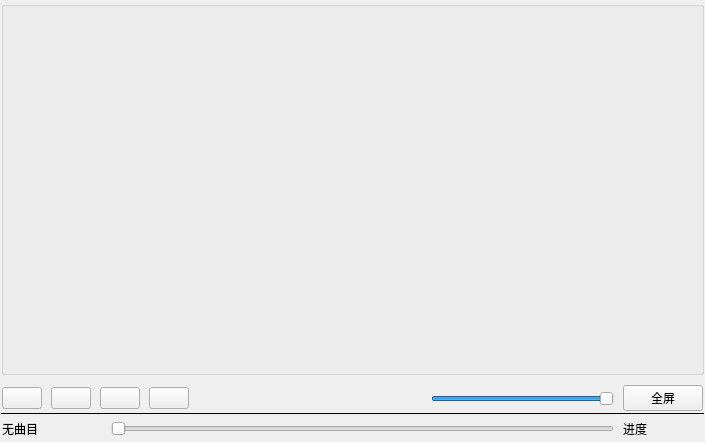
<?xml version="1.0" encoding="UTF-8"?>
<ui version="4.0">
 <class>MainWindow</class>
 <widget class="QMainWindow" name="MainWindow">
  <property name="geometry">
   <rect>
    <x>0</x>
    <y>0</y>
    <width>705</width>
    <height>442</height>
   </rect>
  </property>
  <property name="windowTitle">
   <string>视频播放器</string>
  </property>
  <widget class="QWidget" name="centralWidget">
   <layout class="QVBoxLayout" name="verticalLayout_2">
    <property name="spacing">
     <number>1</number>
    </property>
    <property name="leftMargin">
     <number>1</number>
    </property>
    <property name="topMargin">
     <number>1</number>
    </property>
    <property name="rightMargin">
     <number>1</number>
    </property>
    <property name="bottomMargin">
     <number>1</number>
    </property>
    <item>
     <widget class="QGroupBox" name="groupBox">
      <property name="title">
       <string/>
      </property>
      <layout class="QVBoxLayout" name="verticalLayout">
       <property name="spacing">
        <number>1</number>
       </property>
       <property name="leftMargin">
        <number>1</number>
       </property>
       <property name="topMargin">
        <number>1</number>
       </property>
       <property name="rightMargin">
        <number>1</number>
       </property>
       <property name="bottomMargin">
        <number>1</number>
       </property>
       <item>
        <widget class="CMyVideoWidget" name="videoWidget" native="true"/>
       </item>
      </layout>
     </widget>
    </item>
    <item>
     <widget class="QWidget" name="widget" native="true">
      <property name="minimumSize">
       <size>
        <width>0</width>
        <height>35</height>
       </size>
      </property>
      <property name="maximumSize">
       <size>
        <width>16777215</width>
        <height>25</height>
       </size>
      </property>
      <layout class="QHBoxLayout" name="horizontalLayout">
       <property name="spacing">
        <number>9</number>
       </property>
       <property name="leftMargin">
        <number>1</number>
       </property>
       <property name="topMargin">
        <number>1</number>
       </property>
       <property name="rightMargin">
        <number>1</number>
       </property>
       <property name="bottomMargin">
        <number>1</number>
       </property>
       <item>
        <widget class="QPushButton" name="btnAdd">
         <property name="text">
          <string/>
         </property>
         <property name="icon">
          <iconset resource="res.qrc">
           <normaloff>:/images/images/001.GIF</normaloff>:/images/images/001.GIF</iconset>
         </property>
        </widget>
       </item>
       <item>
        <widget class="QPushButton" name="btnPlay">
         <property name="text">
          <string/>
         </property>
         <property name="icon">
          <iconset resource="res.qrc">
           <normaloff>:/images/images/620.bmp</normaloff>:/images/images/620.bmp</iconset>
         </property>
        </widget>
       </item>
       <item>
        <widget class="QPushButton" name="btnPause">
         <property name="text">
          <string/>
         </property>
         <property name="icon">
          <iconset resource="res.qrc">
           <normaloff>:/images/images/622.bmp</normaloff>:/images/images/622.bmp</iconset>
         </property>
        </widget>
       </item>
       <item>
        <widget class="QPushButton" name="btnStop">
         <property name="text">
          <string/>
         </property>
         <property name="icon">
          <iconset resource="res.qrc">
           <normaloff>:/images/images/624.bmp</normaloff>:/images/images/624.bmp</iconset>
         </property>
        </widget>
       </item>
       <item>
        <spacer name="horizontalSpacer">
         <property name="orientation">
          <enum>Qt::Horizontal</enum>
         </property>
         <property name="sizeHint" stdset="0">
          <size>
           <width>40</width>
           <height>20</height>
          </size>
         </property>
        </spacer>
       </item>
       <item>
        <widget class="QPushButton" name="btnSound">
         <property name="text">
          <string/>
         </property>
         <property name="icon">
          <iconset resource="res.qrc">
           <normaloff>:/images/images/volumn.bmp</normaloff>:/images/images/volumn.bmp</iconset>
         </property>
         <property name="flat">
          <bool>true</bool>
         </property>
        </widget>
       </item>
       <item>
        <widget class="QSlider" name="sliderVolumn">
         <property name="maximum">
          <number>100</number>
         </property>
         <property name="value">
          <number>100</number>
         </property>
         <property name="orientation">
          <enum>Qt::Horizontal</enum>
         </property>
        </widget>
       </item>
       <item>
        <widget class="QPushButton" name="pushButton">
         <property name="text">
          <string>全屏</string>
         </property>
         <property name="icon">
          <iconset resource="res.qrc">
           <normaloff>:/images/images/237.GIF</normaloff>:/images/images/237.GIF</iconset>
         </property>
        </widget>
       </item>
      </layout>
     </widget>
    </item>
    <item>
     <widget class="Line" name="line">
      <property name="frameShadow">
       <enum>QFrame::Plain</enum>
      </property>
      <property name="orientation">
       <enum>Qt::Horizontal</enum>
      </property>
     </widget>
    </item>
    <item>
     <widget class="QWidget" name="widget_2" native="true">
      <property name="maximumSize">
       <size>
        <width>16777215</width>
        <height>25</height>
       </size>
      </property>
      <layout class="QHBoxLayout" name="horizontalLayout_2">
       <property name="spacing">
        <number>9</number>
       </property>
       <property name="leftMargin">
        <number>1</number>
       </property>
       <property name="topMargin">
        <number>1</number>
       </property>
       <property name="rightMargin">
        <number>1</number>
       </property>
       <property name="bottomMargin">
        <number>1</number>
       </property>
       <item>
        <widget class="QLabel" name="LabCurMedia">
         <property name="minimumSize">
          <size>
           <width>100</width>
           <height>0</height>
          </size>
         </property>
         <property name="text">
          <string>无曲目</string>
         </property>
        </widget>
       </item>
       <item>
        <widget class="QSlider" name="sliderPosition">
         <property name="tracking">
          <bool>false</bool>
         </property>
         <property name="orientation">
          <enum>Qt::Horizontal</enum>
         </property>
        </widget>
       </item>
       <item>
        <widget class="QLabel" name="LabRatio">
         <property name="minimumSize">
          <size>
           <width>80</width>
           <height>0</height>
          </size>
         </property>
         <property name="text">
          <string>进度</string>
         </property>
        </widget>
       </item>
      </layout>
     </widget>
    </item>
   </layout>
  </widget>
 </widget>
 <layoutdefault spacing="6" margin="11"/>
 <customwidgets>
  <customwidget>
   <class>CMyVideoWidget</class>
   <extends>QWidget</extends>
   <header location="global">myvideowidget.h</header>
   <container>1</container>
  </customwidget>
 </customwidgets>
 <resources>
  <include location="res.qrc"/>
 </resources>
 <connections/>
</ui>
